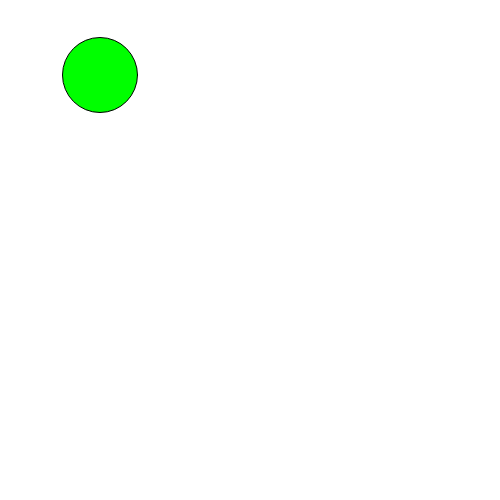
Frame 1 (no input)
Frame 60 (no input): identical to frame 1, image omitted
Frame 120 (the mouse pressed at the canvas centre since frame 60): identical to frame 1, image omitted

The p5.js sketch that drew this single still picture (run headless with seeded random() and noise() and a simulated clock; from frame 60 on, the mouse is pressed at the canvas centre):

// p5.js sketch
// ── sketch.js
var x = 100;
var y = 75;
var dia = 75;
var rad = dia/2;

function setup() {
  createCanvas(500, 500);
  background(200);
}

function draw() {
  background(255);
  var d = dist(mouseX, mouseY, x, y);
  if (d < rad) {
    fill(255, 0, 0);
  } else {
    fill(0, 255, 0);
  }
  
  ellipse(x, y, dia, dia);
  
  if (keyIsPressed) {
    if (keyCode == UP_ARROW) {
      y = max(rad, y - 5);
    } else if (keyCode == DOWN_ARROW) {
      y = min(y + 5, width-rad);
    } else if (keyCode == RIGHT_ARROW) {
      x = min(x + 5, width-rad);
    } else if (keyCode == LEFT_ARROW) {
      x = max(rad, x - 5);
    }
  }
}
